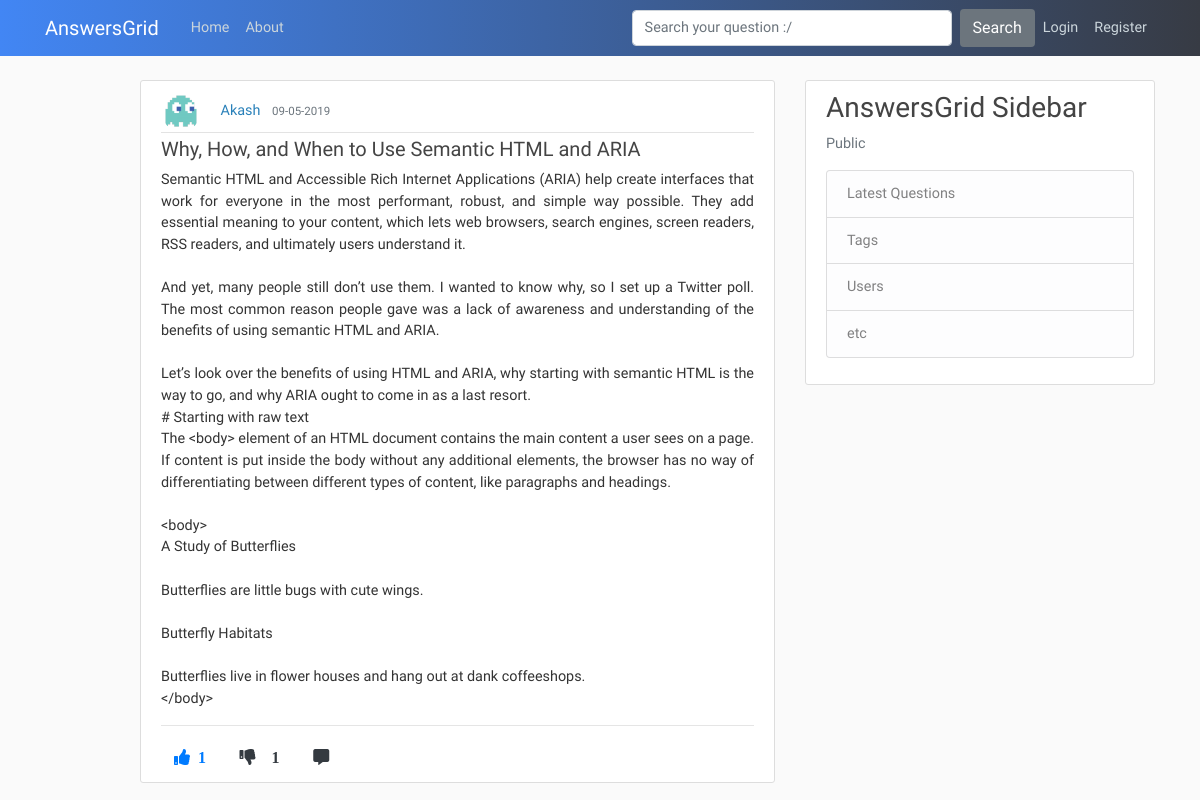
Before: /post/125 with the older database file.
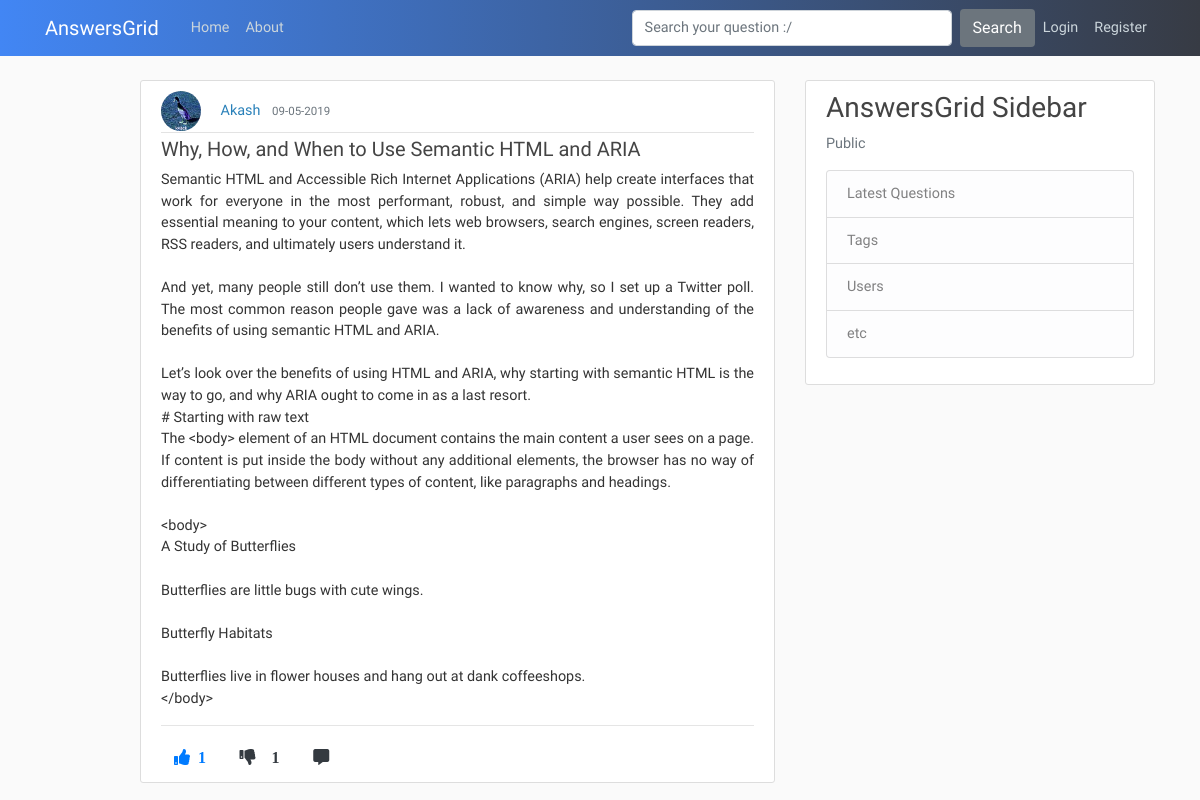
After: the same page with the newer database file.
### application/models.py (models this page shows, shortened)
class User(db.Model, UserMixin):
    id = db.Column(db.Integer, primary_key=True)
    username = db.Column(db.String(20), unique=True, nullable=False)
    email = db.Column(db.String(120), unique=True, nullable=False)
    image_file = db.Column(db.String(20), nullable=False, default='default.jpg')
    password = db.Column(db.String(60), nullable=False)
    posts = db.relationship('Post', backref='author', lazy=True)
    comments = db.relationship('Comment', backref='author', lazy=True)

### application/routes.py (the view)
@app.route("/post/<int:post_id>", methods=['GET', 'POST'])
def post(post_id):
    post = Post.query.get_or_404(post_id)
    return render_template('post.html',title=post.title,post=post)

### application/templates/post.html (shortened to what this page needs)
{% extends "layout.html" %}
{% block content %}
    <article class="media content-section">
      <div class="media-body">
        <div class="article-metadata">
          <img class="rounded-circle article-img" src="{{ url_for('static', filename='profile_pics/' + post.author.image_file) }}">
          <a class="mr-2" href="{{ url_for('user_posts', username=post.author.username) }}">{{ post.author.username }}</a>
          <small class="text-muted">{{ post.date_posted.strftime('%d-%m-%Y') }}</small>
        </div>
        <h5 class="article-title text-justify">{{ post.title }}</h5>
        <p class="article-content text-justify">{{ post.content }}</p>
        <p><a class="article-content text-justify" href="#">{{ post.tags }}</a></p><hr>
        {%  if current_user.is_authenticated %}
        <a href="{{ url_for('upvote', post_id=post.id, user_id=current_user.id) }}"><i class="fas fa-thumbs-up mr-1 btn text-primary upvote"><span class="ml-2 likes-count">{{ post.like_count }}</span></i></a>
        <a href="{{ url_for('downvote', post_id=post.id, user_id=current_user.id) }}"><i class="fas fa-thumbs-down mr-1 btn text-dark"><span id="demo" class="ml-3">{{ post.dislike_count }}</i></a>
        <a href="{{url_for('comment_post', post_id=post.id)}}"><i class="fas fa-comment-alt mr-1 btn text-dark"></i></a>
        <a href="https://twitter.com/share?ref_src=twsrc%5Etfw" class="twitter-share-button" data-show-count="false"></a>
        {% else %}
        <a href="#"><i class="fas fa-thumbs-up mr-1 btn text-primary upvote"><span class="ml-2 likes-count">{{ post.like_count }}</span></i></a>
        <a href="#"><i class="fas fa-thumbs-down mr-1 btn text-dark"><span id="demo" class="ml-3">{{ post.like_count }}</i></a>
        <a href="{{url_for('comment_post', post_id=post.id)}}"><i class="fas fa-comment-alt mr-1 btn text-dark"></i></a>
      {% endif %}
      </div>
    </article>
{% endblock content %}

Changed rows visible on the page:
changed User "Akash": image_file: a different picture
